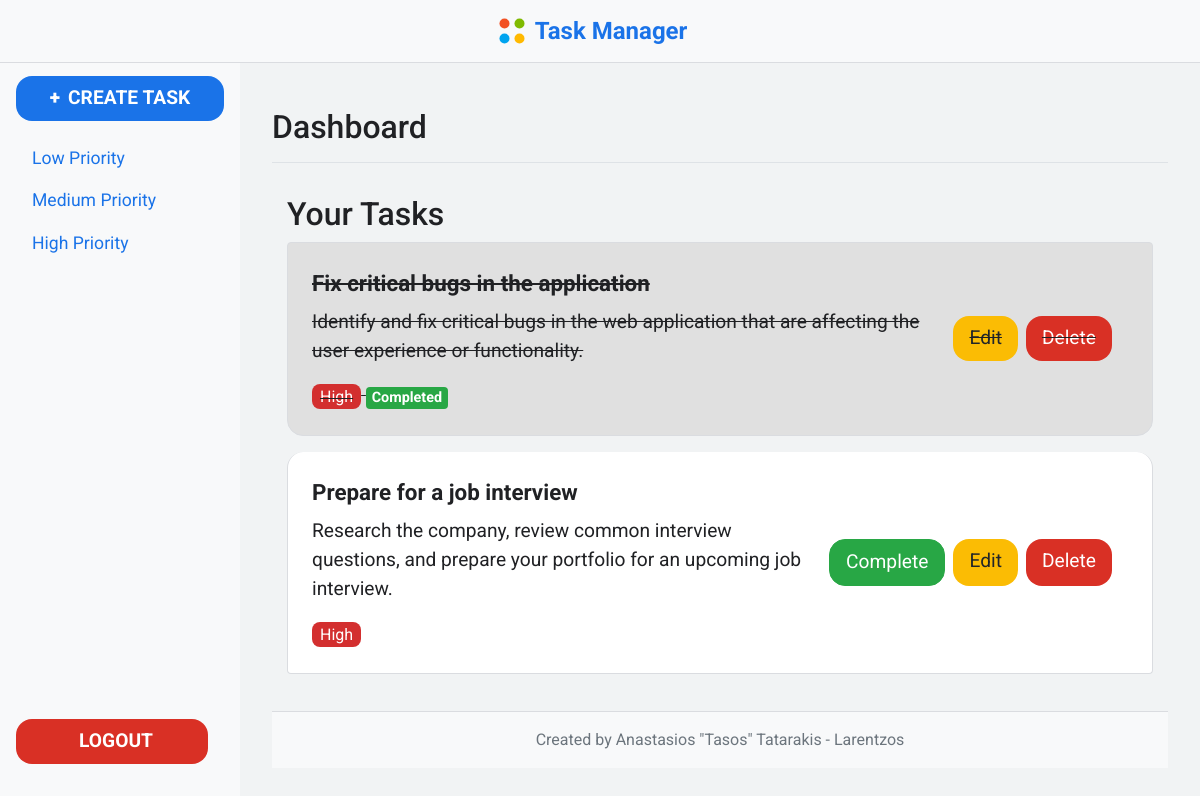
Page /tasks?priority=High (signed in) on the committed database.
### models/task.py (models this page shows, shortened)
class Task(db.Model):
    id = db.Column(db.Integer, primary_key=True)
    title = db.Column(db.String(100), nullable=False)
    description = db.Column(db.Text, nullable=False)
    priority = db.Column(db.String(10), nullable=False)
    user_id = db.Column(db.Integer, db.ForeignKey('user.id'), nullable=False)
    completed = db.Column(db.Boolean, default=False, nullable=False)
    owner = db.relationship('User', backref=db.backref('tasks', lazy=True))

### routes/task_routes.py (the view, shortened to what this page needs)
@task_routes.route('/tasks', methods=['GET', 'POST'])
@login_required
def tasks():
    form = TaskForm()
    sort_by = request.args.get('sort_by', 'date')
    order = request.args.get('order', 'asc')
    priority = request.args.get('priority', None)
    query = Task.query.filter_by(user_id=current_user.id)
    if priority:
        query = query.filter_by(priority=priority)
    if sort_by == 'priority':
        if order == 'asc':
            query = query.order_by(Task.priority.asc())
        else:
            query = query.order_by(Task.priority.desc())
    else:  # Default is sorting by date
        if order == 'asc':
            query = query.order_by(Task.id.asc())
        else:
            query = query.order_by(Task.id.desc())
    tasks = query.all()
    return render_template('tasks.html', tasks=tasks, form=form)

### app.py (called while the page is built)
@login_manager.user_loader
def load_user(user_id):
    return User.query.get(int(user_id))

### templates/tasks.html
{% extends "base.html" %} {% block content %}
<div class="container-fluid">
  <h2>Your Tasks</h2>
  <ul class="list-group">
    {% for task in tasks %}
    <li
      class="list-group-item d-flex justify-content-between align-items-center {% if task.completed %}completed-task{% endif %}"
    >
      <div>
        <strong>{{ task.title }}</strong>
        <p>{{ task.description }}</p>
        <span class="priority-{{ task.priority|lower }}"
          >{{ task.priority }}</span
        >
        {% if task.completed %}
        <span class="badge badge-success">Completed</span>
        {% endif %}
      </div>
      <div class="d-flex">
        {% if not task.completed %}
        <form
          action="{{ url_for('task.complete_task', task_id=task.id) }}"
          method="POST"
          class="mr-2"
        >
          <button type="submit" class="btn btn-success">Complete</button>
        </form>
        {% endif %}
        <a
          href="{{ url_for('task.update_task', task_id=task.id) }}"
          class="btn btn-warning"
          >Edit</a
        >
        <a
          href="{{ url_for('task.delete_task', task_id=task.id) }}"
          class="btn btn-danger ml-2"
          >Delete</a
        >
      </div>
    </li>
    {% else %}
    <li class="list-group-item">
      <div class="alert alert-info" role="alert">No tasks available.</div>
    </li>
    {% endfor %}
  </ul>
</div>
{% endblock %}

### static/CSS/base.css (style rules this page uses)
body { background-color: #f1f3f4; font-family: "Roboto", sans-serif; color: #202124; margin: 0; padding: 0; display: flex; flex-direction: column; min-height: 100vh; }

### static/CSS/main_content.css (style rules this page uses)
body { background-color: #f1f3f4; font-family: "Roboto", sans-serif; color: #202124; margin: 0; padding: 0; display: flex; flex-direction: column; min-height: 100vh; }
.container-fluid { padding-top: 1rem; flex: 1; }
.btn { font-size: 1.2rem; padding: 0.5rem 1rem; border-radius: 1rem; transition: background-color 0.3s ease; }
.btn-warning { background-color: #fbbc04; border: none; }
.btn-danger { background-color: #d93025; border: none; }
.list-group-item { font-size: 1.2rem; padding: 1.5rem; margin-bottom: 1rem; border-radius: 1rem; border: 1px solid #dadce0; background-color: #fff; }
.list-group-item strong { display: block; font-size: 1.4rem; margin-bottom: 0.5rem; }
.d-flex > div { margin-right: 1rem; }
.priority-high { background-color: #d32f2f; color: white; padding: 0.2rem 0.5rem; border-radius: 0.5rem; font-size: 1rem; }
.completed-task { background-color: #e0e0e0; text-decoration: line-through; }

### rows in the picture
Task: title "Fix critical bugs in the application", description "Identify and fix critical bugs in the web application that are affecting the user experience or functionality.", priority "High", completed "Completed"
Task: title "Prepare for a job interview", description "Research the company, review common interview questions, and prepare your portfolio for an upcoming job interview.", priority "High"
